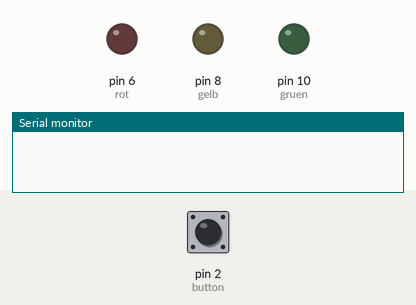
A sketch run on a simulated Arduino Uno, built with avr-gcc and run on an emulated ATmega328P. On the bench: output pins drawn as LEDs (lit = HIGH), the last lines printed to the serial monitor. Inputs (shaded band) come from the test bench; at power-on: pin 2 (button) LOW.

Above: at 1.2 s.
1.3 s: pin 2 (button) pulled HIGH for 0.15 s
At 3.3 s:
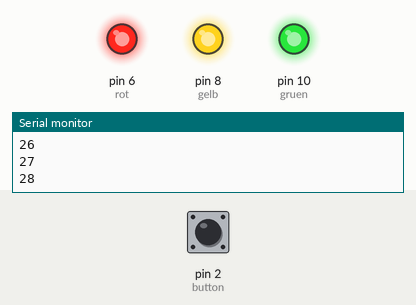
4.3 s: pin 2 (button) pulled HIGH for 1 s
Timing chart, 0 to 8.3 s (numbered marks = the images above; inputs shaded):
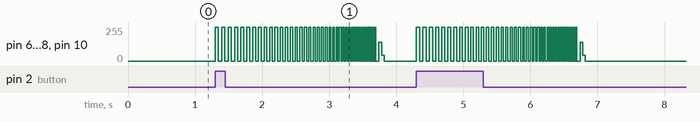

The sketch:

JustinsLed.ino
```cpp
  int gruen = 10;
  int gelb = 8;
  int rot = 6;
  int button = 2;
  boolean state = false;
void setup() {
  Serial.begin(9600);
  pinMode(gruen,OUTPUT);
  pinMode(gelb,OUTPUT);
  pinMode(rot,OUTPUT);
  pinMode(button,INPUT);
}

void loop() {
  if(digitalRead(button) == HIGH) {
    for(int i = 1; i<50;  i++) {
      digitalWrite(rot, HIGH);
      digitalWrite(gelb, HIGH);
      digitalWrite(gruen, HIGH);
      delay(50-i);
      Serial.println ( i );
      digitalWrite(rot, LOW);
      digitalWrite(gelb, LOW);
      digitalWrite(gruen, LOW);
      delay(50-i);
    }
  }
}
```
